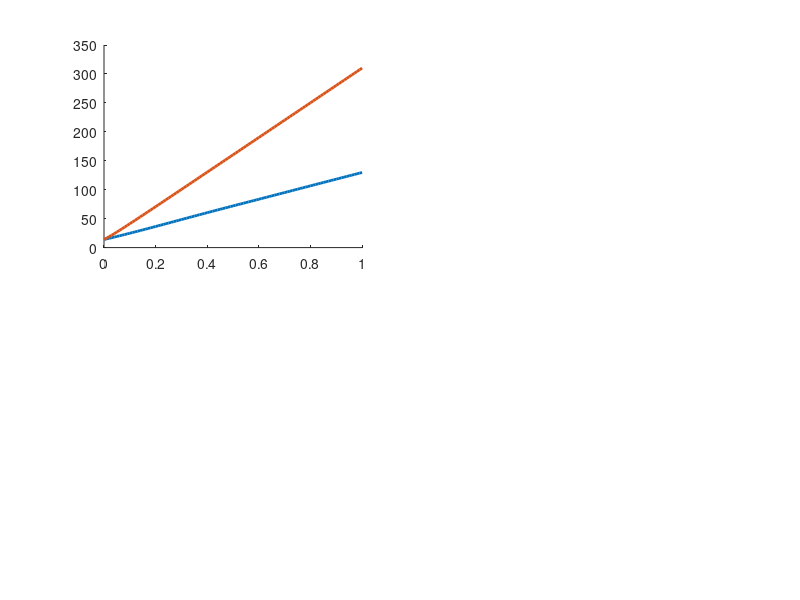

MATLAB code for this plot: (Note: this script raises an error after producing the figure.)
function ukf_2D_RT_tracker()

%% Unscented Kalman Filter implementation for 2D Range-Bearing Tracking
% Copy-pasted from 1D navigation; fix comments later

close all; clc

%%
load data_2D_RT_tracker.mat bearTrue rangeTrue timeStamps zBear zRange

nStates = 4;		% States are r, rDot, theta, thetaDot
nMeas	= 2;		% Measurements are r, theta
nProcNoise = 2;		% Say we consider noise in rDot and thetaDot processes
nXAug	= nStates + nProcNoise + nMeas;

V		= 50;

%% Error Covariances
Q	= [(1E-2)^2 0; 0 (1E-2*pi/180)^2];
R	= [0.3^2 0; 0 (2*pi/180)^2];

%% Time Step and Interval of Interest
%%
% We have uniformly spaced time stamps, so calculating the difference
% between any two successive instants gives us $dt.$
dt	= timeStamps(2) - timeStamps(1);
%%
% Note the number of time stamps, which will be the number of iterations
% for which the Kalman filter will run.
nTimeStamps = length(timeStamps);

%% Predictive Model and Measurement Model
% G	= [ [0; dt] zeros(2, 1); zeros(2, 1) [0; dt] ];
% Linearized G not needed in UKF
C	= [1 0 0 0; 0 0 1 0];

%% Initialization
xHat	= [zRange(1); V; zBear(1); -V/zRange(1)];	
P		= diag([R(1,1), 0.1, R(2,2), 0.1]);
% 
% [PSteadyState,~,~]	= idare(A', C', (G*Q*G'), R, [], []);
% PSteadyStateStore	= reshape(PSteadyState, nStates^2, 1);
% LSteadyState		= PSteadyState * C' / (C*PSteadyState*C' + R);
%% 
storeXHat	= zeros(nStates, nTimeStamps);
storeP		= zeros(nStates^2, nTimeStamps);
storePTrace	= zeros(1, nTimeStamps);
storeInnov	= zeros(nMeas, nTimeStamps);
storeInnovCovar	= zeros(nMeas^2, nTimeStamps);

%%
storeXHat(:, 1)		= xHat;
storePTrace(:, 1)	= trace(P);
storeP(:, 1)		= reshape(P, nStates^2, 1); 

xSigma				= zeros(nStates, 2*nXAug);
zSigma				= zeros(nMeas, 2*nXAug);
lamUT0				= 1/3;
lamUT				= (1 - lamUT0) / (2*nXAug);

%% Run Kalman Filter Iterations
for m1 = 1:(nTimeStamps-1)

	%----- Generate sigma points and propagate through system equations
	PXAug		= blkdiag(P, Q, R);
	xAugSigma0	= [xHat; zeros(nProcNoise, 1); zeros(nMeas, 1)];
	xSigma0		= one_step_update(...
		xAugSigma0(1:nStates), xAugSigma0(nStates+1 : nStates+nProcNoise));
	xAugSigma	= generate_sigma_points(xAugSigma0, PXAug);
	for m2 = 1:2*nXAug
		xSigma(:, m2)	= one_step_update(...
			xAugSigma(1:nStates, m2), ...									% State
			xAugSigma(nStates+1 : nStates+nProcNoise, m2) ...				% Process noise
			);
	end
	
	%----- Prediction equations to get a preliminary estimate and error covariance.
% 	u			= 0;
% 	A			= eye(nStates) + jacobianA(xHat, V)*dt;
% 	xHatMinus	= one_step_update(xkMinus1_);
% 	PMinus		= A*P*A' + G*Q*G';
	% The equations above are EKF update equations, for comparison

	%----- Predictive updates using sigma points weighted sum
	% Leave the process noise, take the states 
	%						-- Clemenza
	xHatMinus	= lamUT0*xSigma0 + lamUT*sum(xSigma, 2);
	PMinus		= lamUT0*(xSigma0 - xHatMinus)*(xSigma0 - xHatMinus)';
	for m2 = 1:2*nXAug
		PMinus	= PMinus + ...
			lamUT*(xSigma(:, m2) - xHatMinus)*(xSigma(:, m2) - xHatMinus)';	% Note the transpose at the end
	end

	%----- Measurement model applied to propagated sigma points
	zSigma0		= measurement_model(...
		xSigma0, xAugSigma0(nStates+nProcNoise+1 : nXAug));
	for m2 = 1:2*nXAug
		zSigma(:, m2)	= measurement_model(...
			xAugSigma(1:nStates, m2), ...									% State
			xAugSigma(nStates+nProcNoise+1 : nXAug, m2));					% Process noise
	end
	zHatMinus	= lamUT0*zSigma0 + lamUT*sum(zSigma, 2);

	zHatMinus	= C*xHatMinus;

	%----- Error covariance and cross-covariance from sigma points
	PZZ			= lamUT0*(zSigma0 - zHatMinus)*(zSigma0 - zHatMinus)';		% We don't need to do this if meas. model is linear
	PXZ			= lamUT0*(xSigma0 - xHatMinus)*(zSigma0 - zHatMinus)';
	for m2 = 1:2*nXAug
		PZZ	= PZZ + ...
			lamUT*(zSigma(:, m2) - zHatMinus)*(zSigma(:, m2) - zHatMinus)';	
		PXZ	= PXZ + ...
			lamUT*(xSigma(:, m2) - xHatMinus)*(zSigma(:, m2) - zHatMinus)';	
	end

	%----- Compute Kalman gain. Note the use of |/| command instead of inverse.
	L			= (PMinus * C') / (C * PMinus * C' + R );					% This is the "usual" equation when meas. model is linear
% 	L			= PXZ / PZZ;
	
	%----- Measurement update
	z			= [zRange(m1 + 1); zBear(m1 + 1)];
	thisInnov	= z - zHatMinus;
	
	xHat		= xHatMinus + L*(thisInnov);
% 	P			= (eye(nStates) - L*C)*PMinus;								% This is the usual equation
	P			= PMinus - L*PZZ*L';										% Identical to the previous equation

	thisInnovCovar		= PZZ; 

	%----- Store results
	storeXHat(:, m1+1)		= xHat;
	storeP(:, m1+1)			= reshape(P, nStates^2, 1);
	storePTrace(:, m1+1)	= trace(P);
	storeInnov(:, m1+1)		= thisInnov;
	storeInnovCovar(:, m1+1)= reshape(thisInnovCovar, nMeas^2, 1);
end

%% Innovation autocorrelation
nTimeStamps		= length(timeStamps);

innovAutoCorr	= zeros(1, nTimeStamps);
shiftedInnov	= zeros(nMeas, nTimeStamps);
twoSigmaBd		= zeros(1, nTimeStamps);
for m1 = 1:nTimeStamps - 10
	shiftedInnov(:,m1+1:end)= storeInnov(:, 2:(nTimeStamps - m1 + 1));
	innovAutoCorr(m1)		= (1 / (nTimeStamps - m1) ) * (...
			sum( shiftedInnov(1, m1+1:end).*storeInnov(1, m1+1:end) ) + ...
			sum( shiftedInnov(2, m1+1:end).*storeInnov(2, m1+1:end) ) );
	twoSigmaBd(m1)			= 2/sqrt(nTimeStamps - m1); 
end

%% Figures of merit of the filter
format shortE

mseeRange	= mean( (storeXHat(1,:) - rangeTrue).^2 );
mseeBrng	= mean( (storeXHat(3,:) - bearTrue).^2 );

fprintf('----- Mean of innovations autocorrelation (closer to zero is better): \n'); disp( mean(innovAutoCorr(2:end)) )
fprintf('----- Mean square estimation error in range (closer to zero is better): \n'); disp( mseeRange )
fprintf('----- Mean square estimation error in bearing (closer to zero is better): \n'); disp( mseeBrng )

%% Plot Results
fig1 = figure; 
subplot(221); hold on; plot(timeStamps, storeXHat(1,:), 'LineWidth', 2);
hold on;
plot(timeStamps, rangeTrue, 'LineWidth',  2)
make_nice_figures(gcf, gca, 18, [], 'Time (h)', ...
	'Range $\hat{x}_1 = r$ (km)', 'Range and Rate', [0.1 0.24 0.5*[1 1]],[],[],[]);

subplot(222); hold on; plot(timeStamps, storeXHat(2,:), 'LineWidth', 2)
make_nice_figures(gcf, gca, 18, [], 'Time (h)', ...
	'Range rate $\hat{x}_2 = \dot{r}$ (km/hr)', 'Range and Rate', [0.1 0.24 0.5*[1 1]],[],[],[]);

subplot(223); hold on; plot(timeStamps, storeXHat(3,:)*180/pi, 'LineWidth', 2);
hold on;
plot(timeStamps, bearTrue*180/pi, 'LineWidth',  2)
make_nice_figures(gcf, gca, 18, [], 'Time (h)', ...
	'Range $\hat{x}_3 = \theta$ (deg)', 'Bearing and Rate', [0.1 0.24 0.5*[1 1]],[],[],[]);

subplot(224); hold on; plot(timeStamps, storeXHat(4,:)*180/pi, 'LineWidth', 2)
make_nice_figures(gcf, gca, 18, [], 'Time (h)', ...
	'Range rate $\hat{x}_4 = \dot{\theta}$ (deg/hr)', 'Bearing and Rate', [0.1 0.24 0.5*[1 1]],[],[],[]);




fig2 = figure;
plot(timeStamps, storePTrace, 'LineWidth', 2);
make_nice_figures(gcf, gca, 18, [], 'Time (h)', 'tr$(P)$', 'Trace', [0.15 0.35 0.5*[1 1]],[],[],[]);

fig3 = figure;
plot(timeStamps, storeP, 'LineWidth', 2); hold on;
make_nice_figures(gcf, gca, 18, [], 'Time (h)', '$p_{ij}$', 'E.E. Covariance', [0.2 0.35 0.5*[1 1]],[],[],[]);

ylabel('$p_{ij}$', 'Interpreter', 'latex', 'FontSize', 12);


figure;
subplot(121)
plot(timeStamps, storeInnov(1, :), 'LineWidth', 2); hold on;
ax = gca; ax.ColorOrderIndex = 1;
plot(timeStamps, 2*(storeInnovCovar(1,:).^0.5), ...
	'LineWidth', 2, 'LineStyle', '--'); ax.ColorOrderIndex = 1;
plot(timeStamps, -2*(storeInnovCovar(1,:).^0.5), ...
	'LineWidth', 2, 'LineStyle', '--')

subplot(122)
plot(timeStamps, storeInnov(2, :), 'LineWidth', 2); hold on;
ax = gca; ax.ColorOrderIndex = 2;
plot(timeStamps, 2*(storeInnovCovar(4, :).^0.5), ...
	'LineWidth', 2, 'LineStyle', '--'); ax.ColorOrderIndex = 2;
plot(timeStamps, -2*(storeInnovCovar(4, :).^0.5), ...
	'LineWidth', 2, 'LineStyle', '--')

title('Innovations sequence', 'Interpreter', 'latex', 'FontSize', 14)
xlabel('Time (s)', 'Interpreter', 'latex', 'FontSize', 12);
ylabel('Innovation', 'Interpreter', 'latex', 'FontSize', 12);


figure;
plot(timeStamps, innovAutoCorr, 'LineWidth', 2); hold on;
plot(timeStamps, (2/sqrt(nTimeStamps))*ones(size(timeStamps)), 'LineWidth', 2, 'LineStyle', '--' );
ax = gca; ax.ColorOrderIndex = ax.ColorOrderIndex - 1;
plot(timeStamps, (-2/sqrt(nTimeStamps))*ones(size(timeStamps)), 'LineWidth', 2, 'LineStyle', '--' )
title('Innovations autocorrelation', 'Interpreter', 'latex', 'FontSize', 14)
xlabel('Time (s)', 'Interpreter', 'latex', 'FontSize', 12);
ylabel('Innovation', 'Interpreter', 'latex', 'FontSize', 12);


%%
	function xk_ = one_step_update(xkMinus1_, wkMinus1_)
		xk_ = xkMinus1_ + ...
			system_dynamics_continuous([], xkMinus1_, wkMinus1_)*dt;		% First-order Euler approximation

		% Alternative to Euler approximation: RK4 (need to fix code to
		% accommodate w)
		% [~, xSim]	= ode45(@polar_kinematics_2D(t,x), [0 dt], xkMinus1_);
		% xk_	= xSim(end, :)';
	end

	function zk_ = measurement_model(xk_, vk_)
		zk_ = C*xk_ + vk_;													% Linear model in this example
		% We don't really need the UT for the measurement update in this
		% specific example because the measurement model is linear
	end
	
	function xDot = system_dynamics_continuous(t_, x_, w_)
		xDot	= zeros(4, 1);

		%----- Range-bearing kinematics
		% For a target moving at a constant velocity along
		% the 1st Cartesian axis
	
% 		xDot(1) = x_(2);
	% 	xDot(3)	= x_(4);
		xDot(1)	= V*cos(x_(3));
		xDot(3)	= -V*sin(x_(3)) / x_(1);
		xDot(2)	= -V*x_(4)*sin(x_(3)) + w_(1);
		xDot(4)	= V*x_(2)*sin(x_(3)) / (x_(1)^2) - V*x_(4)*cos(x_(3)) / x_(1) + w_(2);
	end
	
	function xSigma_ = generate_sigma_points(xBar_, PX_)
		nX_		= numel(xBar_);												% In the UKF, the augmented state is different from the usual state
		S		= sqrt(nX_ / (1 - lamUT0)) * chol(PX_);
	
		xSigma_ = zeros(nX_, 2*nX_);
		for m10 = 1:nX_
			xSigma_(:, m10)			= xBar_ + S(m10, :)';
			xSigma_(:, m10 + nX_)	= xBar_ - S(m10, :)';
		end
	
	end

end
